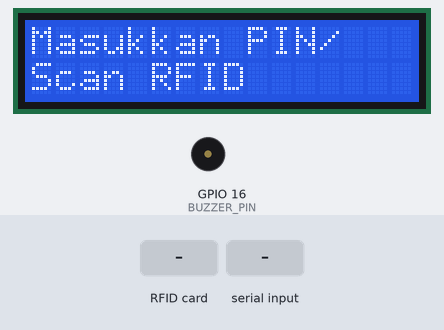
A sketch run on a simulated ESP8266 (NodeMCU). Parts: 16×2 character LCD, buzzer (waves = sounding). The test bench sets the inputs (shaded band). WiFi joins after 1.5 s; servers stay silent unless stated; uploads are accepted with an empty reply; the local clock reads 2024-03-15 10:24:30 at power-on unless the sketch sets it; web services answer with replies made up by the test bench; what the sketch prints to the serial monitor is not drawn.

Above: at 3.8 s.
3.9 s: RFID card 12 34 56 78 held to the reader
At 4.4 s:
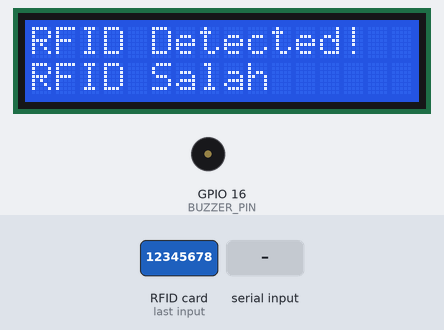
6.9 s: "#" received over Serial
At 9.4 s:
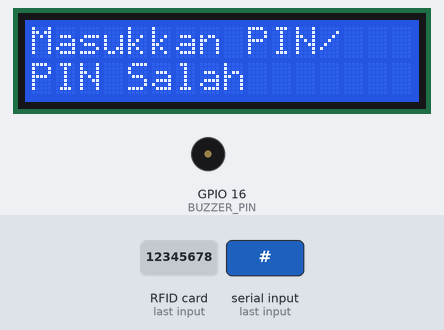
12.9 s: RFID card 23 F2 3F F5 held to the reader
At 14.7 s:
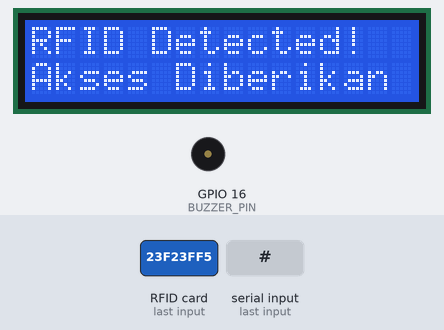
15.4 s: "1" received over Serial
At 18.35 s:
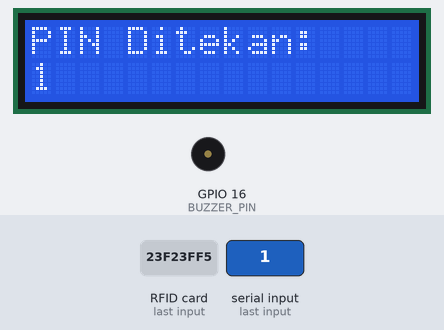
18.4 s: "#" received over Serial
At 18.8 s:
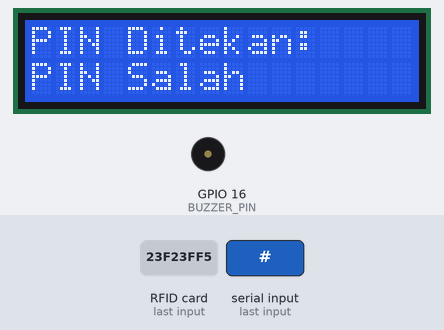
21.4 s: RFID card 10 07 64 97 93 held to the reader
At 23.45 s:
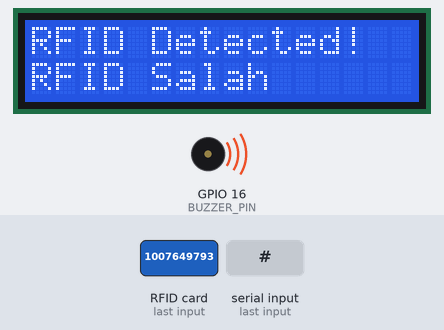
Timing chart, 0 to 25.0 s (numbered marks = the images above; inputs shaded):
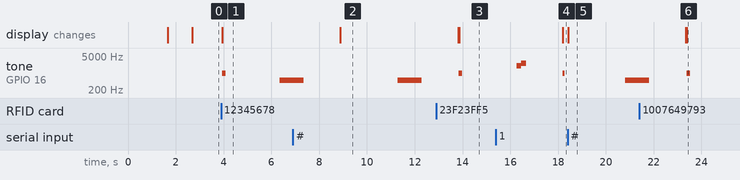

Measured:
- after the input at 3.9 s, tone on GPIO 16 (BUZZER_PIN): silent → 1000 Hz at once, → silent 0.15 s later, → 500 Hz 2.3 s later; the display: changes after 0.05 s (image 1)
- after the input at 6.9 s, the display: changes after 2.0 s (image 2)
- after the input at 12.9 s, tone on GPIO 16 (BUZZER_PIN): silent → 1000 Hz after 0.95 s, → silent 0.15 s later; the display: first differs from a run without the input after 0.96 s (image 3)
- after the input at 15.4 s, the display: changes after 2.8 s (image 4)
- after the input at 18.4 s, tone on GPIO 16 (BUZZER_PIN): silent → 500 Hz after 2.4 s; the display: changes at once (image 5)
- after the input at 21.4 s, the display: first differs from a run without the input after 2.0 s (image 6)

The sketch:

smartdoorv3-mikro1.ino
```cpp
#include <Wire.h>
#include <LiquidCrystal_I2C.h>
#include <SPI.h>
#include <MFRC522.h>
#include <ESP8266WiFi.h>
#include <ESP8266HTTPClient.h>
#include <WiFiClientSecure.h>
#include <time.h>

#define RST_PIN 0
#define SS_PIN 15
#define BUZZER_PIN 16

LiquidCrystal_I2C lcd(0x27, 16, 2);
MFRC522 mfrc522(SS_PIN, RST_PIN);

const char* ssid = "zynn";
const char* password = "12345678";

const String scriptURL = "https://script.google.com/macros/s/AKfycbzERzf3MTYyPgQVKZMVltZekrSiIXGKzVi818RwjmP0VWFtm7nMuCHDMB5L2I9diXO7/exec";
const String telegramBotToken = "7911764277:AAGCUeBe_uiVgfbfk74aGmwCkeqOrzn59h0";
const String chatId = "1007649793";

String receivedPIN = "";
const String correctPIN = "1234";
String validUID = "23 F2 3F F5";

int failedPinAttempts = 0;
int failedRfidAttempts = 0;

// WIB Time Offset (UTC+7)
const long gmtOffset_sec = 7 * 3600;
const int daylightOffset_sec = 0;

void setup() {
  Serial.begin(9600);
  Wire.begin(4, 5); // SDA, SCL
  lcd.begin(16, 2);
  lcd.backlight();
  resetDisplay();

  SPI.begin();
  mfrc522.PCD_Init();

  pinMode(BUZZER_PIN, OUTPUT);
  digitalWrite(BUZZER_PIN, LOW);

  WiFi.begin(ssid, password);
  lcd.setCursor(0, 1);
  lcd.print("Menghub. WiFi...");
  while (WiFi.status() != WL_CONNECTED) {
    delay(500);
    Serial.print(".");
  }

  lcd.setCursor(0, 1);
  lcd.print("WiFi Connected   ");
  Serial.println("WiFi connected!");
  delay(1000);
  resetDisplay();

  // Set Waktu NTP ke UTC+7
  configTime(gmtOffset_sec, daylightOffset_sec, "pool.ntp.org", "time.nist.gov");
  while (time(nullptr) < 100000) {
    delay(100);
    Serial.print("*");
  }
}

void loop() {
  // RFID
  if (mfrc522.PICC_IsNewCardPresent() && mfrc522.PICC_ReadCardSerial()) {
    String uid = "";
    for (byte i = 0; i < mfrc522.uid.size; i++) {
      uid += String(mfrc522.uid.uidByte[i] < 0x10 ? "0" : "");
      uid += String(mfrc522.uid.uidByte[i], HEX);
      if (i < mfrc522.uid.size - 1) uid += " ";
    }
    uid.toUpperCase();

    lcd.clear();
    lcd.setCursor(0, 0);
    lcd.print("RFID Detected!");
    lcd.setCursor(0, 1);
    lcd.print(uid);
    tone(BUZZER_PIN, 1000, 150);

    if (uid == validUID) {
      failedRfidAttempts = 0;
      lcd.setCursor(0, 1);
      lcd.print("Akses Diberikan");
      delay(1000);
      sendToSheet("RFID", uid, "VALID");
      delay(1000);
      sendTelegramMessage("✅ RFID valid\nUID: " + uid + "\nWaktu: " + getTimestamp());
      successBuzzer();
      Serial.println("OPEN");
    } else {
      failedRfidAttempts++;
      lcd.setCursor(0, 1);
      lcd.print("RFID Salah     ");
      delay(1000);
      sendToSheet("RFID", uid, "INVALID");
      delay(1000);
      sendTelegramMessage("⚠️ RFID salah ke-" + String(failedRfidAttempts) + "\nUID: " + uid + "\nWaktu: " + getTimestamp());

      if (failedRfidAttempts >= 3) {
        sendTelegramMessage("🚨 RFID salah 3x!\nUID terakhir: " + uid + "\nWaktu: " + getTimestamp());
        failedRfidAttempts = 0;
      }
      failBuzzer();
    }

    delay(1500);
    resetDisplay();
  }

  // PIN dari mikrokontroler lain
  while (Serial.available()) {
    char c = Serial.read();
    if (c == '*') {
      receivedPIN = "";
      resetDisplay();
    } else if (c == '#') {
      if (receivedPIN == correctPIN) {
        failedPinAttempts = 0;
        lcd.setCursor(0, 1);
        lcd.print("Akses Diberikan");
        delay(1000);
        sendToSheet("PIN", receivedPIN, "VALID");
        delay(1000);
        sendTelegramMessage("✅ PIN benar\nWaktu: " + getTimestamp());
        successBuzzer();
        Serial.println("OPEN");
      } else {
        failedPinAttempts++;
        lcd.setCursor(0, 1);
        lcd.print("PIN Salah     ");
        delay(1000);
        sendToSheet("PIN", receivedPIN, "INVALID");
        delay(1000);
        sendTelegramMessage("⚠️ PIN salah ke-" + String(failedPinAttempts) + "\nInput: " + receivedPIN + "\nWaktu: " + getTimestamp());

        if (failedPinAttempts >= 3) {
          sendTelegramMessage("🚨 PIN salah 3x!\nWaktu: " + getTimestamp());
          failedPinAttempts = 0;
        }
        failBuzzer();
      }
      delay(1500);
      receivedPIN = "";
      resetDisplay();
    } else if (isDigit(c)) {
      receivedPIN += c;
      tone(BUZZER_PIN, 1000, 100);
      lcd.clear();
      lcd.setCursor(0, 0);
      lcd.print("PIN Ditekan:");
      lcd.setCursor(0, 1);
      lcd.print(receivedPIN);
    }
  }
}

void sendToSheet(String method, String value, String status) {
  if (WiFi.status() != WL_CONNECTED) {
    Serial.println("WiFi belum terhubung. Tunda pengiriman.");
    return;
  }

  WiFiClientSecure client;
  client.setInsecure();

  HTTPClient http;
  String encodedValue = urlEncode(value);
  String encodedStatus = urlEncode(status);
  String url = scriptURL + "?method=" + method + "&value=" + encodedValue + "&status=" + encodedStatus;

  http.begin(client, url);
  http.addHeader("User-Agent", "ESP8266");
  http.useHTTP10(true);

  int httpCode = http.GET();
  if (httpCode > 0) {
    String payload = http.getString();
    Serial.println(payload);
  } else {
    Serial.print("Gagal kirim: ");
    Serial.println(httpCode);
  }
  http.end();
}

void sendTelegramMessage(String message) {
  if (WiFi.status() != WL_CONNECTED) {
    Serial.println("Tidak terkoneksi ke WiFi.");
    return;
  }

  WiFiClientSecure client;
  client.setInsecure();

  HTTPClient https;
  String url = "https://api.telegram.org/bot" + telegramBotToken + "/sendMessage";
  String payload = "chat_id=" + chatId + "&text=" + urlEncode(message);

  https.begin(client, url);
  https.addHeader("Content-Type", "application/x-www-form-urlencoded");
  int httpCode = https.POST(payload);
  if (httpCode > 0) {
    String response = https.getString();
    Serial.println("Telegram: " + response);
  } else {
    Serial.println("Telegram Gagal: " + String(httpCode));
  }
  https.end();
}

String getTimestamp() {
  time_t now = time(nullptr);
  struct tm* p_tm = localtime(&now);
  char buf[25];
  sprintf(buf, "%04d-%02d-%02d %02d:%02d:%02d",
          p_tm->tm_year + 1900, p_tm->tm_mon + 1, p_tm->tm_mday,
          p_tm->tm_hour, p_tm->tm_min, p_tm->tm_sec);
  return String(buf) + " WIB";
}

void successBuzzer() {
  tone(BUZZER_PIN, 2000, 200);
  delay(200);
  tone(BUZZER_PIN, 2500, 200);
  delay(200);
  noTone(BUZZER_PIN);
}

void failBuzzer() {
  tone(BUZZER_PIN, 500);
  delay(1000);
  noTone(BUZZER_PIN);
}

void resetDisplay() {
  lcd.clear();
  lcd.setCursor(0, 0);
  lcd.print("Masukkan PIN/");
  lcd.setCursor(0, 1);
  lcd.print("Scan RFID");
}

String urlEncode(String str) {
  String encoded = "";
  char c;
  char code0, code1;
  for (int i = 0; i < str.length(); i++) {
    c = str.charAt(i);
    if (isalnum(c)) {
      encoded += c;
    } else {
      code1 = (c & 0xf) + '0';
      if ((c & 0xf) > 9) code1 = (c & 0xf) - 10 + 'A';
      c = (c >> 4) & 0xf;
      code0 = c + '0';
      if (c > 9) code0 = c - 10 + 'A';
      encoded += '%';
      encoded += code0;
      encoded += code1;
    }
  }
  return encoded;
}
```
